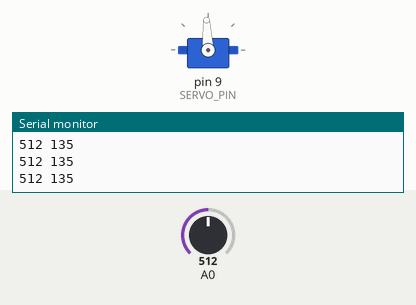
This sketch was run on a simulated Arduino Uno, built with avr-gcc and run on an emulated ATmega328P. Parts: servo, the last lines printed to the serial monitor. The inputs (shaded band) are chosen by the test bench; at power-on: A0 = 512.

Above: at 1.2 s.
1.3 s: A0 set to 716
At 2.5 s:
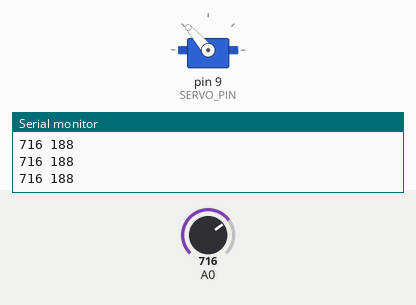
2.8 s: A0 set to 900
At 3.8 s:
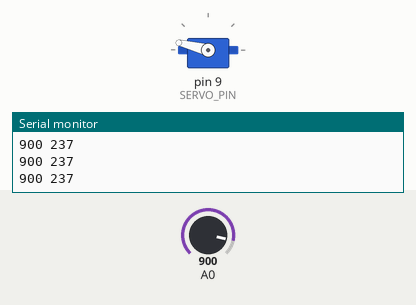
4.3 s: A0 set to 1023
At 4.9 s:
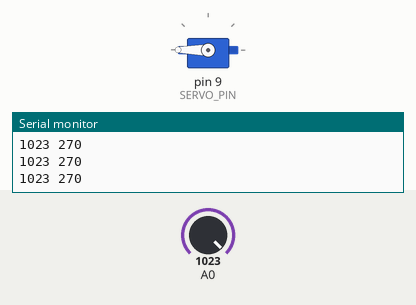
5.8 s: A0 set to 306
At 6.1 s:
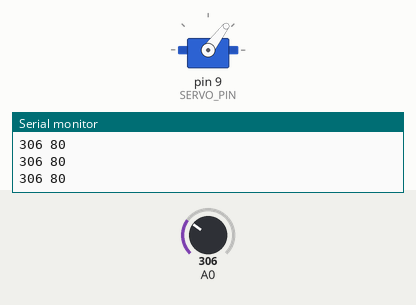
7.3 s: A0 set to 122
At 8.3 s:
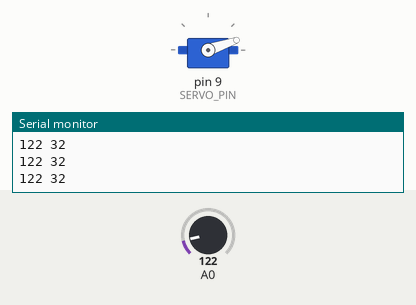
Timing chart, 0 to 9.8 s (numbered marks = the images above; inputs shaded):
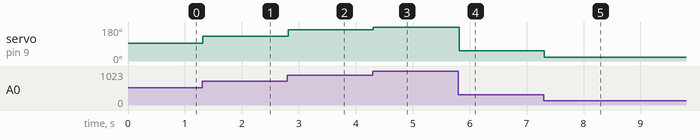

The sketch:

02_Servo_Pot.ino
```cpp
#include <Servo.h>

#define DELAY_TIME 15
#define SERVO_PIN 9
#define COUNTER_WIDTH_MIN 500   //0 angle
#define COUNTER_WIDTH_MAX 2500  //270 angle

Servo myservo; // create servo object to control a servo

void setup()
{
  // put your setup code here, to run once:
  Serial.begin(9600);
  myservo.attach(SERVO_PIN);
  Serial.println("Done Initialization");
}

void loop()
{
  // put your main code here, to run repeatedly:
  int analogValue = analogRead(A0);

  int servoAngle = map(analogValue, 0, 1023, 0, 270);

  setServoAngle(servoAngle);

  Serial.print(analogValue);
  Serial.print(" ");
  Serial.println(servoAngle);

  delay(DELAY_TIME);
}

void setServoAngle(int _angle)
{
  if (_angle < 0)
    _angle = 0;
  else if (_angle > 270)
    _angle = 270;

  int pulseWidth = map(_angle, 0, 270, COUNTER_WIDTH_MIN, COUNTER_WIDTH_MAX);
  // Serial.println(pulseWidth);
  myservo.writeMicroseconds(pulseWidth);
}
```

Measured:
- after the input at 1.3 s, servo on pin 9 (SERVO_PIN): 93° → 131° at once
- after the input at 2.8 s, servo on pin 9 (SERVO_PIN): 131° → 166° at once
- after the input at 4.3 s, servo on pin 9 (SERVO_PIN): 166° → 180° at once
- after the input at 5.8 s, servo on pin 9 (SERVO_PIN): 180° → 53° at once
- after the input at 7.3 s, servo on pin 9 (SERVO_PIN): 53° → 19° at once
